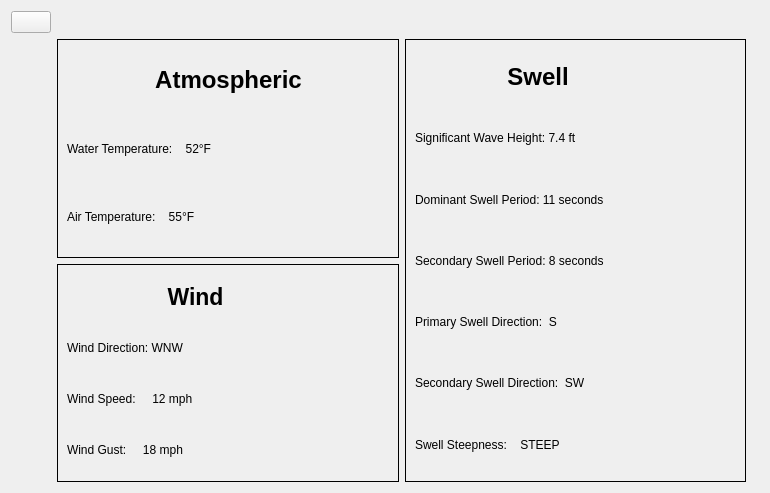
<?xml version="1.0" encoding="UTF-8"?>
<ui version="4.0">
 <class>Form</class>
 <widget class="QWidget" name="Form">
  <property name="geometry">
   <rect>
    <x>0</x>
    <y>0</y>
    <width>770</width>
    <height>493</height>
   </rect>
  </property>
  <property name="sizePolicy">
   <sizepolicy hsizetype="Ignored" vsizetype="Preferred">
    <horstretch>0</horstretch>
    <verstretch>0</verstretch>
   </sizepolicy>
  </property>
  <property name="windowTitle">
   <string>Form</string>
  </property>
  <layout class="QGridLayout" name="gridLayout">
   <item row="0" column="0">
    <widget class="QPushButton" name="back_button">
     <property name="sizePolicy">
      <sizepolicy hsizetype="Fixed" vsizetype="Fixed">
       <horstretch>0</horstretch>
       <verstretch>0</verstretch>
      </sizepolicy>
     </property>
     <property name="cursor">
      <cursorShape>PointingHandCursor</cursorShape>
     </property>
     <property name="text">
      <string/>
     </property>
     <property name="icon">
      <iconset>
       <normaloff>back_arrow.png</normaloff>back_arrow.png</iconset>
     </property>
    </widget>
   </item>
   <item row="1" column="1">
    <widget class="QFrame" name="atmos_frame">
     <property name="frameShape">
      <enum>QFrame::Box</enum>
     </property>
     <property name="frameShadow">
      <enum>QFrame::Plain</enum>
     </property>
     <layout class="QGridLayout" name="gridLayout_2">
      <item row="0" column="2">
       <widget class="QLabel" name="atmos_help">
        <property name="text">
         <string/>
        </property>
        <property name="pixmap">
         <pixmap>../../assets/icons/question.png</pixmap>
        </property>
        <property name="alignment">
         <set>Qt::AlignRight|Qt::AlignTrailing|Qt::AlignVCenter</set>
        </property>
       </widget>
      </item>
      <item row="0" column="1">
       <widget class="QLabel" name="atmos_title">
        <property name="sizePolicy">
         <sizepolicy hsizetype="Fixed" vsizetype="Preferred">
          <horstretch>0</horstretch>
          <verstretch>0</verstretch>
         </sizepolicy>
        </property>
        <property name="font">
         <font>
          <pointsize>18</pointsize>
          <bold>true</bold>
         </font>
        </property>
        <property name="text">
         <string>Atmospheric</string>
        </property>
        <property name="alignment">
         <set>Qt::AlignCenter</set>
        </property>
       </widget>
      </item>
      <item row="2" column="0" colspan="3">
       <widget class="QLabel" name="water_temp_lbl">
        <property name="text">
         <string>Water Temperature:    52°F</string>
        </property>
       </widget>
      </item>
      <item row="3" column="0" colspan="3">
       <widget class="QLabel" name="air_temp_lbl">
        <property name="text">
         <string>Air Temperature:    55°F</string>
        </property>
       </widget>
      </item>
     </layout>
    </widget>
   </item>
   <item row="2" column="1">
    <widget class="QFrame" name="wind_frame">
     <property name="frameShape">
      <enum>QFrame::Box</enum>
     </property>
     <property name="frameShadow">
      <enum>QFrame::Plain</enum>
     </property>
     <layout class="QGridLayout" name="gridLayout_3">
      <item row="4" column="0">
       <widget class="QLabel" name="wind_spd_lbl">
        <property name="text">
         <string>Wind Speed:     12 mph</string>
        </property>
       </widget>
      </item>
      <item row="5" column="0">
       <widget class="QLabel" name="wind_gust_lbl">
        <property name="text">
         <string>Wind Gust:     18 mph</string>
        </property>
       </widget>
      </item>
      <item row="3" column="0">
       <widget class="QLabel" name="wind_dir_lbl">
        <property name="text">
         <string>Wind Direction: WNW</string>
        </property>
       </widget>
      </item>
      <item row="1" column="3">
       <widget class="QLabel" name="wind_help">
        <property name="text">
         <string/>
        </property>
        <property name="pixmap">
         <pixmap>../../assets/icons/question.png</pixmap>
        </property>
        <property name="alignment">
         <set>Qt::AlignRight|Qt::AlignTrailing|Qt::AlignVCenter</set>
        </property>
       </widget>
      </item>
      <item row="1" column="0" colspan="3">
       <widget class="QLabel" name="wind_title">
        <property name="font">
         <font>
          <pointsize>17</pointsize>
          <bold>true</bold>
         </font>
        </property>
        <property name="text">
         <string>Wind</string>
        </property>
        <property name="alignment">
         <set>Qt::AlignCenter</set>
        </property>
       </widget>
      </item>
     </layout>
    </widget>
   </item>
   <item row="0" column="3">
    <widget class="QLabel" name="label_9">
     <property name="sizePolicy">
      <sizepolicy hsizetype="Fixed" vsizetype="Preferred">
       <horstretch>0</horstretch>
       <verstretch>0</verstretch>
      </sizepolicy>
     </property>
     <property name="text">
      <string/>
     </property>
     <property name="pixmap">
      <pixmap>../../assets/icons/buoy64.png</pixmap>
     </property>
    </widget>
   </item>
   <item row="1" column="2" rowspan="2">
    <widget class="QFrame" name="swell_frame">
     <property name="frameShape">
      <enum>QFrame::Box</enum>
     </property>
     <layout class="QGridLayout" name="gridLayout_4">
      <item row="2" column="0" colspan="3">
       <widget class="QLabel" name="dom_swl_period_lb">
        <property name="text">
         <string>Dominant Swell Period: 11 seconds</string>
        </property>
       </widget>
      </item>
      <item row="1" column="0">
       <widget class="QLabel" name="sigWaveHT_lbl">
        <property name="text">
         <string>Significant Wave Height: 7.4 ft</string>
        </property>
       </widget>
      </item>
      <item row="4" column="0">
       <widget class="QLabel" name="pr_swl_dir_lbl">
        <property name="text">
         <string>Primary Swell Direction:  S</string>
        </property>
       </widget>
      </item>
      <item row="5" column="0">
       <widget class="QLabel" name="sec_swl_dir_lbl">
        <property name="text">
         <string>Secondary Swell Direction:  SW</string>
        </property>
       </widget>
      </item>
      <item row="0" column="2">
       <widget class="QLabel" name="swell_help">
        <property name="text">
         <string/>
        </property>
        <property name="pixmap">
         <pixmap>../../assets/icons/question.png</pixmap>
        </property>
        <property name="alignment">
         <set>Qt::AlignRight|Qt::AlignTrailing|Qt::AlignVCenter</set>
        </property>
       </widget>
      </item>
      <item row="3" column="0" colspan="3">
       <widget class="QLabel" name="sec_swl_per_lbl">
        <property name="text">
         <string>Secondary Swell Period: 8 seconds</string>
        </property>
       </widget>
      </item>
      <item row="6" column="0">
       <widget class="QLabel" name="steepness_lbl">
        <property name="text">
         <string>Swell Steepness:    STEEP</string>
        </property>
       </widget>
      </item>
      <item row="0" column="0" colspan="2">
       <widget class="QLabel" name="swell_title">
        <property name="font">
         <font>
          <pointsize>18</pointsize>
          <bold>true</bold>
         </font>
        </property>
        <property name="text">
         <string>Swell</string>
        </property>
        <property name="alignment">
         <set>Qt::AlignCenter</set>
        </property>
       </widget>
      </item>
     </layout>
    </widget>
   </item>
  </layout>
 </widget>
 <resources/>
 <connections/>
</ui>
